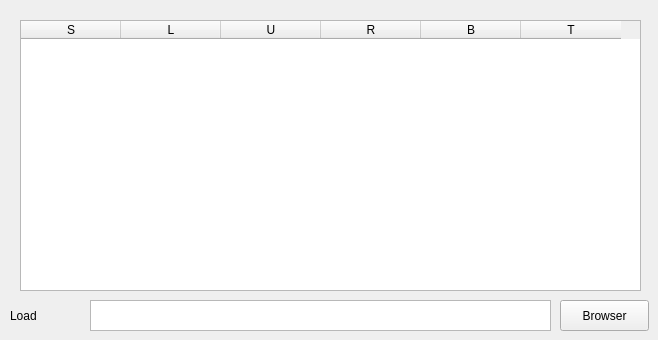
      <widget class="QWidget" name="JointTab">
       <attribute name="title">
        <string>Joint</string>
       </attribute>
       <widget class="QTableWidget" name="Man_tableJoint">
        <property name="geometry">
         <rect>
          <x>20</x>
          <y>20</y>
          <width>621</width>
          <height>271</height>
         </rect>
        </property>
        <property name="lineWidth">
         <number>1</number>
        </property>
        <property name="editTriggers">
         <set>QAbstractItemView::AnyKeyPressed|QAbstractItemView::DoubleClicked|QAbstractItemView::EditKeyPressed|QAbstractItemView::SelectedClicked</set>
        </property>
        <property name="selectionBehavior">
         <enum>QAbstractItemView::SelectRows</enum>
        </property>
        <attribute name="horizontalHeaderCascadingSectionResizes">
         <bool>true</bool>
        </attribute>
        <column>
         <property name="text">
          <string>S</string>
         </property>
        </column>
        <column>
         <property name="text">
          <string>L</string>
         </property>
        </column>
        <column>
         <property name="text">
          <string>U</string>
         </property>
        </column>
        <column>
         <property name="text">
          <string>R</string>
         </property>
        </column>
        <column>
         <property name="text">
          <string>B</string>
         </property>
        </column>
        <column>
         <property name="text">
          <string>T</string>
         </property>
        </column>
       </widget>
       <widget class="QPushButton" name="btnBrowserJoint">
        <property name="geometry">
         <rect>
          <x>560</x>
          <y>300</y>
          <width>89</width>
          <height>31</height>
         </rect>
        </property>
        <property name="text">
         <string>Browser</string>
        </property>
       </widget>
       <widget class="QLabel" name="label_20">
        <property name="geometry">
         <rect>
          <x>10</x>
          <y>300</y>
          <width>71</width>
          <height>31</height>
         </rect>
        </property>
        <property name="text">
         <string>Load</string>
        </property>
       </widget>
       <widget class="QTextEdit" name="tbSaveJointURL">
        <property name="geometry">
         <rect>
          <x>90</x>
          <y>300</y>
          <width>461</width>
          <height>31</height>
         </rect>
        </property>
       </widget>
      </widget>
